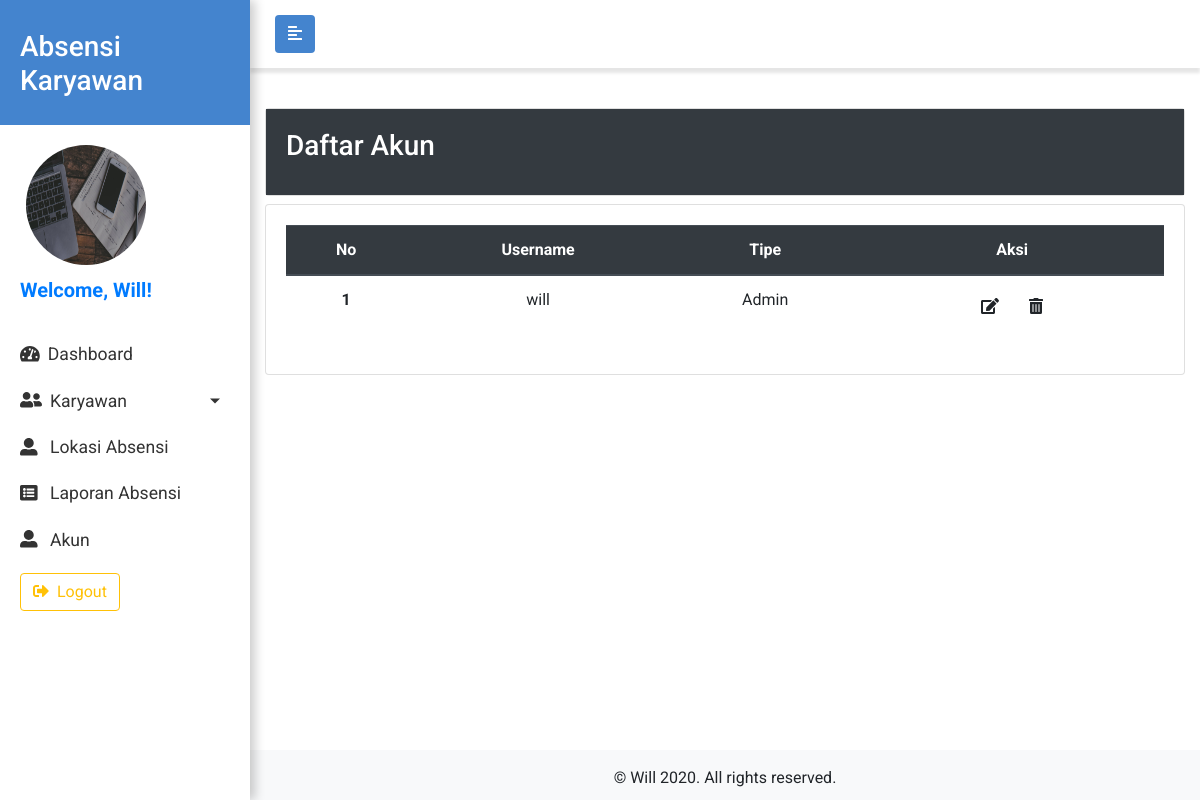
/admin/index.php?page=akun (signed in), run on an earlier commit of the app's database.
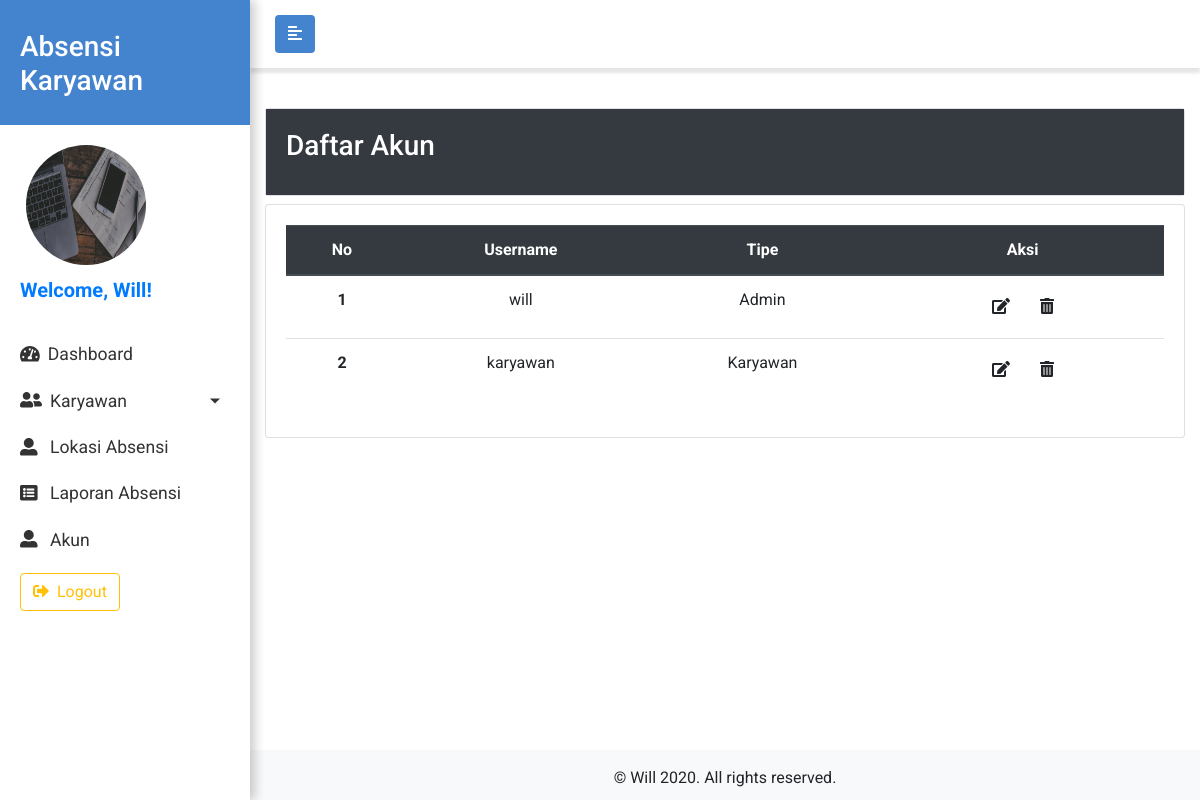
And on a later commit of the database.
### tables this page shows
CREATE TABLE `karyawan` (
  `id` int(11) NOT NULL,
  `username` varchar(100) NOT NULL,
  `password` varchar(200) NOT NULL,
  `account_type` int(11) NOT NULL,
  `nama` varchar(100) NOT NULL,
  `jenis_kelamin` char(1) NOT NULL,
  `no_telp` varchar(13) NOT NULL,
  `email` varchar(200) NOT NULL,
  `no_ktp` varchar(50) NOT NULL,
  `alamat` varchar(200) NOT NULL,
  `foto` varchar(100) NOT NULL,
  `id_shift` int(11) NOT NULL,
  `id_departemen` int(11) NOT NULL
);

### admin/halaman/akun.php (the view, shortened to what this page needs)
<div class="row">
  <div class="col-12">
    <div class="card" style="width: 100%;">
      <div class="card-body bg-dark text-white">
        <h3 class="card-title">Daftar Akun</h3>
      </div>
    </div>
  </div>
</div>
<div class="row mt-2 mb-5">
  <div class="col-12">
    <div class="card" style="width: 100%;">
      <div class="card-body table-responsive">
        <?php
        $i = 1;
        $data = mysqli_query($koneksi, "SELECT id, username, account_type FROM karyawan");
        ?>
        <table class="table table-hover text-center">
          <thead class="thead-dark">
            <tr>
              <th scope="col">No</th>
              <th scope="col">Username</th>
              <th scope="col">Tipe</th>
              <th scope="col">Aksi</th>
            </tr>
          </thead>
          <tbody>
            <?php
            while ($d = mysqli_fetch_assoc($data)) :
            ?>
              <tr>
                <th scope="row"><?= $i ?></th>
                <td><?= $d["username"] ?></td>
                <td><?php echo ($d["account_type"] == 1 ? "Admin" : "Karyawan")  ?></td>
                <td>
                  <a href="" class="btn edit-btn" data-id="<?php echo $d["id"]; ?>" data-toggle="modal" data-target="#formModal">
                    <i class="fas fa-edit"></i>
                  </a>
                  <a href="" class="btn hapus-btn" data-id="<?php echo $d["id"]; ?>">
                    <i class="fas fa-trash-alt"></i>
                  </a>
                </td>
              </tr>
            <?php
              $i++;
            endwhile;
            ?>
          </tbody>
        </table>
      </div>
    </div>
  </div>
</div>

### admin/index.php (shortened to what this page needs)
<?php
require('../koneksi.php');
if (isset($_GET["page"])) {
  $page = $_GET["page"];
} else {
  $page = "dashboard";
}
$id = $_SESSION["id"];
$nama = $_SESSION["name"];
?>
<!DOCTYPE html>
<html lang="en">
<head>
  <link href="https://stackpath.bootstrapcdn.com/font-awesome/4.7.0/css/font-awesome.min.css" rel="stylesheet">
  <link rel="stylesheet" href="https://stackpath.bootstrapcdn.com/bootstrap/4.4.1/css/bootstrap.min.css">
  <link rel="stylesheet" href="../css/style.css">
  <link rel="stylesheet" href="https://cdnjs.cloudflare.com/ajax/libs/tempusdominus-bootstrap-4/5.0.0-alpha14/css/tempusdominus-bootstrap-4.min.css" />
</head>
<body>
  <div class="wrapper">
    <nav id="sidebar">
      <div class="sidebar-header">
        <h3>Absensi Karyawan</h3>
      </div>
      <ul class="list-unstyled components">
        <?php
        $data = mysqli_query($koneksi, "SELECT foto FROM karyawan WHERE id = $id");
        $d = mysqli_fetch_assoc($data);
        ?>
        <img src="../img/uploaded_img/<?= $d["foto"] ?>" class="rounded-circle ml-3" width="120px" height="120px">
        <p class="lead text-primary font-weight-bold">Welcome, <?php echo $nama; ?>!</p>
        <li class="active">
          <a href="index.php?page=dashboard"> <i class="fas fa-tachometer-alt mr-2"></i>Dashboard</a>
        </li>
        <li class="active">
          <a href="#karyawanSubMenu" data-toggle="collapse" aria-expanded="false" class="dropdown-toggle"> <i class="fas fa-user-friends mr-2"></i>Karyawan</a>
        </li>
        <li>
          <a href="index.php?page=lokasi"><i class="fas fa-user-alt mr-2"></i> Lokasi Absensi</a>
        </li>
        <li>
          <a href="index.php?page=absensi"><i class="fas fa-list-alt mr-2"></i> Laporan Absensi</a>
        </li>
        <li>
          <a href="index.php?page=akun"><i class="fas fa-user-alt mr-2"></i> Akun</a>
        </li>
        <li class="nav-item">
          <a class="nav-link" href="../logout.php">
            <button class="btn btn-outline-warning"><i class="fas fa-sign-out-alt mr-2"></i>Logout</button>
          </a>
        </li>
      </ul>
    </nav>
    <div id="content">
      <nav class="navbar navbar-toggle navbar-expand-lg navbar-light bg-light">
        <div class="container-fluid">
          <button type="button" id="sidebarCollapse" class="btn btn-toggle">
            <i class="fas fa-align-left"></i>
          </button>
        </div>
      </nav>
      <div class="container-fluid">
        <?php
        switch ($page) {
          case "akun":
            include "halaman/akun.php";
            break;
        }
        ?>
      </div>
      <footer class="text-center py-3 bg-light">
        &copy; Will 2020. All rights reserved.
      </footer>
    </div>
  </div>
</body>
</html>

### css/style.css (style rules this page uses)
* { padding: 0; margin: 0; box-sizing: border-box; }
html { position: relative; min-height: 100%; }
body { width: 100%; height: 100%; font-family: 'Roboto', sans-serif; }
a { text-decoration: none !important; color: #333; }
.navbar { background-color: #4484ce !important; color: white; }
footer { position: absolute; left: 0; bottom: 0; height: 50px; width: 100%; overflow: hidden; }
.navbar-toggle { padding: 15px 10px; background: #fff !important; border: none; border-radius: 0; margin-bottom: 40px; box-shadow: 0px 5px 3px rgba(0, 0, 0, 0.1); }
.btn-toggle { background: #4484ce; color: white; }
.wrapper { display: flex; width: 100%; }
#sidebar { width: 250px; position: fixed; top: 0; left: 0; height: 100vh; z-index: 999; background: white; color: white; transition: all 0.3s; box-shadow: 5px 0px 10px rgba(0, 0, 0, 0.2); }
#sidebar .sidebar-header { padding: 30px 20px 20px 20px; background: #4484ce; }
#sidebar ul.components { padding: 20px 10px; }
#sidebar ul p { color: #fff; padding: 10px; }
#sidebar ul li a { padding: 10px; font-size: 1.1em; display: block; }
#sidebar ul li.active>a, a[aria-expanded="true"] { color: #333; background: white; }
a[data-toggle="collapse"] { position: relative; }
.dropdown-toggle::after { display: block; position: absolute; top: 50%; right: 20px; transform: translateY(-50%); }
#content { width: calc(100% - 250px); min-height: 100vh; transition: all 0.3s; position: absolute; top: 0; right: 0; }

What changed in the data, as far as the page shows it:
added karyawan: username "karyawan", account_type "Karyawan"
